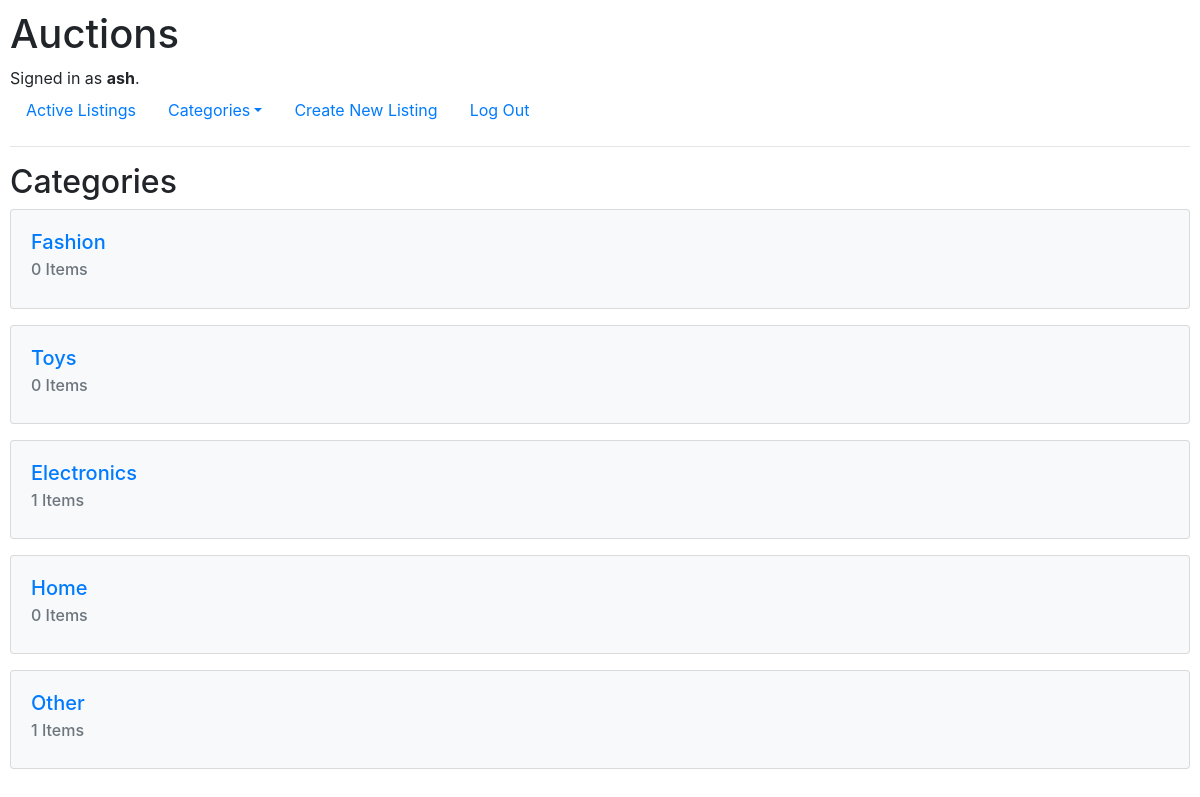
The page /categories (signed in) on the database its author committed.
### auctions/models.py (models this page shows, shortened)
class User(AbstractUser):
    """
    Builtin User model
    """

class Category(models.Model):
    name = models.CharField(max_length=64)
    def __str__(self):
        return f"{self.name}"

### auctions/views.py (the view)
# urls.py: path("categories", views.categories, name="categories"),
def categories(request):
    return render(request, "auctions/categories.html", {
        "categories": Category.objects.all()
    })

### auctions/templates/auctions/categories.html
{% extends "auctions/layout.html" %}
{% block body %}
    <h2>Categories</h2>
    {% for category in categories %}
    <div class="card mb-3 bg-light" >
        <div class="row no-gutters">
            <div class="col-md-8">
                <div class="card-body">
                    <a href="{% url 'category' category.id %}"><h5 class="card-title">{{ category }}</h5></a>
                    <h6 class="card-subtitle mb-2 text-muted">{{ category.listings.count }} Items</h6>
                </div>
            </div>
        </div>
    </div>
    {% endfor %}
{% endblock %}

### auctions/templates/auctions/layout.html (shortened to what this page needs)
{% load static %}
{% load extras %}
<!DOCTYPE html>
<html lang="en">
    <head>
        <link rel="stylesheet" href="https://stackpath.bootstrapcdn.com/bootstrap/4.4.1/css/bootstrap.min.css">
        <link href="{% static 'auctions/styles.css' %}" rel="stylesheet">
    </head>
    <body>
        <h1>Auctions</h1>
        <div>
            {% if user.is_authenticated %}
                Signed in as <strong>{{ user.username }}</strong>.
            {% else %}
                Not signed in.
            {% endif %}
        </div>
        <ul class="nav">
            <li class="nav-item">
                <a class="nav-link" href="{% url 'index' %}">Active Listings</a>
            </li>
            <li class="nav-item dropdown">
                <a class="nav-link dropdown-toggle" data-toggle="dropdown" href="{% url 'categories' %}" role="button" aria-haspopup="true" aria-expanded="false">Categories</a>
            </li>
            {% if user.is_authenticated %}
                <li class="nav-item">
                    <a class="nav-link" href="{% url 'new_listing' %}">Create New Listing</a>
                </li>
                <li class="nav-item">
                    <a class="nav-link" href="{% url 'logout' %}">Log Out</a>
                </li>
            {% endif %}
        </ul>
        <hr>
        {% block body %}
        {% endblock %}
    </body>
</html>

### auctions/static/auctions/styles.css (style rules this page uses)
body { padding: 10px; }

### rows shown on the page
User: username "ash"
Category: name "Fashion", listings.count "0"
Category: name "Toys", listings.count "0"
Category: name "Electronics", listings.count "1"
Category: name "Home", listings.count "0"
Category: name "Other", listings.count "1"
